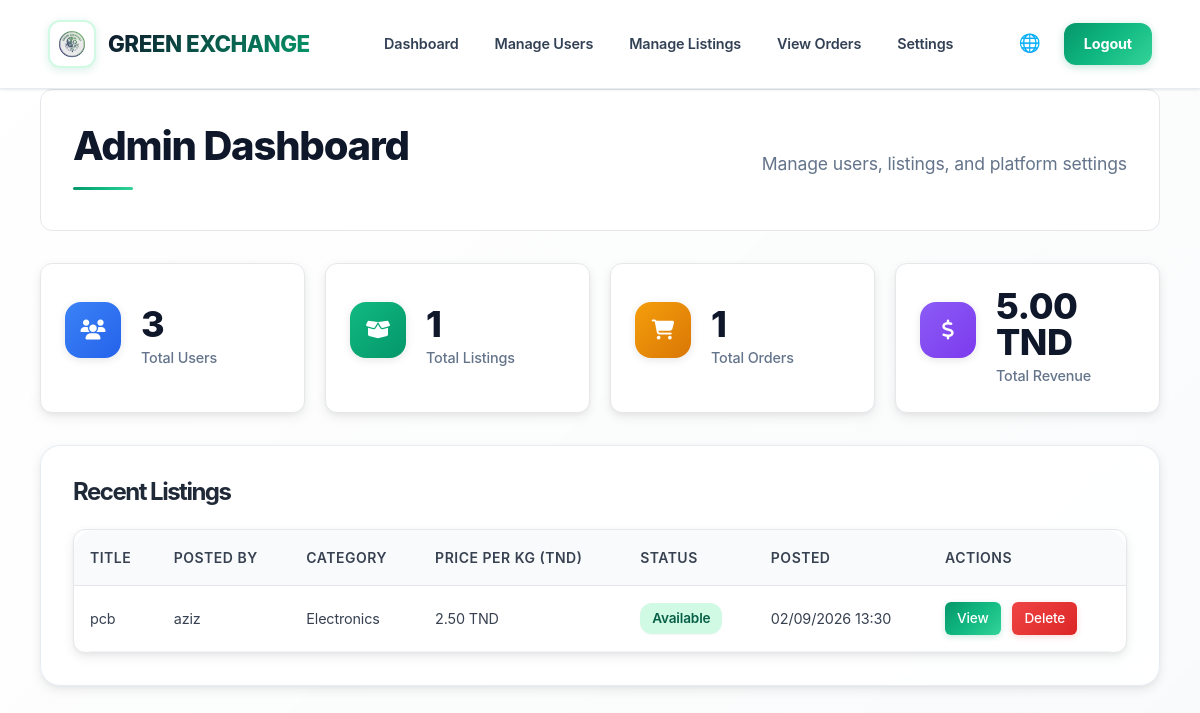
Screenshot of /pages/admin.php (signed in) with the database file from the repository.
### tables this page shows
CREATE TABLE posts (
    id INTEGER PRIMARY KEY AUTOINCREMENT,
    user_id INTEGER NOT NULL,
    title VARCHAR(200) NOT NULL,
    description TEXT,
    category VARCHAR(50) NOT NULL,
    waste_type VARCHAR(100) NOT NULL,
    location VARCHAR(200) NOT NULL,
    address TEXT,
    quantity DECIMAL(10, 2) NOT NULL,
    unit VARCHAR(10) NOT NULL CHECK(unit IN ('kg', 'tonnes')),
    price_per_kg DECIMAL(10, 2) NOT NULL,
    transport_by VARCHAR(10) NOT NULL CHECK(transport_by IN ('buyer', 'seller')),
    status VARCHAR(20) DEFAULT 'available' CHECK(status IN ('available', 'pending', 'sold', 'cancelled')),
    created_at DATETIME DEFAULT CURRENT_TIMESTAMP,
    updated_at DATETIME DEFAULT CURRENT_TIMESTAMP,
    FOREIGN KEY (user_id) REFERENCES users(id) ON DELETE CASCADE
);

CREATE TABLE users (
    id INTEGER PRIMARY KEY AUTOINCREMENT,
    username VARCHAR(50) UNIQUE NOT NULL,
    email VARCHAR(100) UNIQUE NOT NULL,
    password VARCHAR(255) NOT NULL,
    phone VARCHAR(20),
    address TEXT,
    city VARCHAR(100),
    role VARCHAR(10) DEFAULT 'user' CHECK(role IN ('user', 'admin')),
    verified BOOLEAN DEFAULT 0,
    account_fee_paid BOOLEAN DEFAULT 0,
    created_at DATETIME DEFAULT CURRENT_TIMESTAMP
);

### includes/functions.php (called while the page is built, shortened)
<?php
function escape($string) {
    return htmlspecialchars($string, ENT_QUOTES, 'UTF-8');
}
function formatDate($date) {
    $timestamp = strtotime($date);
    return date('d/m/Y H:i', $timestamp);
}
function formatPrice($price) {
    return number_format((float)$price, 2, '.', ' ') . ' TND';
}

### config/languages.php (called while the page is built, shortened)
<?php
function getCurrentLanguage() {
    return DEFAULT_LANGUAGE;
}
function loadTranslations($lang) {
    $translations = [];
    $lang_file = __DIR__ . "/../lang/{$lang}.php";
    if (file_exists($lang_file)) {
        if (isset($translations) && is_array($translations) && count($translations) > 0) {
            return $translations;
        }
    }
    return [];
}
function t($key, $params = []) {
    static $translations = null;
    static $current_lang = null;
    $lang = getCurrentLanguage();
    if ($translations === null || $current_lang !== $lang || empty($translations)) {
        $current_lang = $lang;
        $translations = loadTranslations($current_lang);
    }
    $translation = isset($translations[$key]) ? $translations[$key] : $key;
    return $translation;
}

### pages/admin.php (the view, shortened to what this page needs)
<?php
require_once __DIR__ . '/../includes/functions.php';
require_once __DIR__ . '/../includes/header.php';
$pdo = getDB();
$total_users = $pdo->query("SELECT COUNT(*) FROM users")->fetchColumn();
$total_posts = $pdo->query("SELECT COUNT(*) FROM posts")->fetchColumn();
$total_orders = $pdo->query("SELECT COUNT(*) FROM orders")->fetchColumn();
$total_revenue = $pdo->query("SELECT SUM(buyer_commission + seller_commission) FROM orders WHERE status IN ('confirmed', 'pending_completion', 'completed')")->fetchColumn() ?? 0;
$stmt = $pdo->query("SELECT p.*, u.username FROM posts p JOIN users u ON p.user_id = u.id ORDER BY p.created_at DESC LIMIT 10");
$recent_posts = $stmt->fetchAll();
?>
<div class="container">
    <div class="admin-header">
        <h1 class="page-title">Admin Dashboard</h1>
        <p class="admin-subtitle">Manage users, listings, and platform settings</p>
    </div>
    <div class="admin-stats-grid">
        <div class="admin-stat-card stat-card-primary">
            <div class="stat-icon-wrapper">
                <div class="stat-icon" style="background: linear-gradient(135deg, #3b82f6 0%, #2563eb 100%);">
                    <i class="fa-solid fa-users"></i>
                </div>
            </div>
            <div class="stat-content">
                <h3><?php echo number_format($total_users); ?></h3>
                <p>Total Users</p>
            </div>
        </div>
        <div class="admin-stat-card stat-card-success">
            <div class="stat-icon-wrapper">
                <div class="stat-icon" style="background: linear-gradient(135deg, #10b981 0%, #059669 100%);">
                    <i class="fa-solid fa-box-open"></i>
                </div>
            </div>
            <div class="stat-content">
                <h3><?php echo number_format($total_posts); ?></h3>
                <p>Total Listings</p>
            </div>
        </div>
        <div class="admin-stat-card stat-card-warning">
            <div class="stat-icon-wrapper">
                <div class="stat-icon" style="background: linear-gradient(135deg, #f59e0b 0%, #d97706 100%);">
                    <i class="fa-solid fa-shopping-cart"></i>
                </div>
            </div>
            <div class="stat-content">
                <h3><?php echo number_format($total_orders); ?></h3>
                <p>Total Orders</p>
            </div>
        </div>
        <div class="admin-stat-card stat-card-info">
            <div class="stat-icon-wrapper">
                <div class="stat-icon" style="background: linear-gradient(135deg, #8b5cf6 0%, #7c3aed 100%);">
                    <i class="fa-solid fa-dollar-sign"></i>
                </div>
            </div>
            <div class="stat-content">
                <h3><?php echo formatPrice($total_revenue); ?></h3>
                <p>Total Revenue</p>
            </div>
        </div>
    </div>
    <div class="admin-section">
        <h2 class="section-title">Recent Listings</h2>
        <div class="admin-table-container">
            <table class="admin-table">
                <thead>
                    <tr>
                        <th><?php echo t('title'); ?></th>
                        <th><?php echo t('posted_by'); ?></th>
                        <th><?php echo t('category'); ?></th>
                        <th><?php echo t('price_per_kg'); ?></th>
                        <th><?php echo t('order_status'); ?></th>
                        <th><?php echo t('posted'); ?></th>
                        <th><?php echo t('actions'); ?></th>
                    </tr>
                </thead>
                <tbody>
                    <?php foreach ($recent_posts as $post): ?>
                    <tr>
                        <td><?php echo escape($post['title']); ?></td>
                        <td><?php echo escape($post['username']); ?></td>
                        <td><?php echo t('category_' . $post['category']); ?></td>
                        <td><?php echo formatPrice($post['price_per_kg']); ?></td>
                        <td>
                            <span class="status-badge status-<?php echo $post['status']; ?>">
                                <?php echo t($post['status']); ?>
                            </span>
                        </td>
                        <td><?php echo formatDate($post['created_at']); ?></td>
                        <td>
                            <a href="/pages/listing.php?id=<?php echo $post['id']; ?>" class="btn-small btn-primary">View</a>
                            <a href="#" class="btn-small btn-danger" onclick="confirmDelete(<?php echo $post['id']; ?>, 'Delete this post?', true); return false;">Delete</a>
                        </td>
                    </tr>
                    <?php endforeach; ?>
                </tbody>
            </table>
        </div>
    </div>
</div>
<?php require_once __DIR__ . '/../includes/footer.php'; ?>

### pages/admin.php (style rules this page uses)
body.admin-body { background: #f9fafb; }
.admin-header { margin-bottom: 32px; background: white; padding: 32px; border-radius: 12px; border: 1px solid #e5e7eb; display: flex; justify-content: space-between; align-items: center; flex-wrap: wrap; gap: 20px; }
.admin-header .page-title { margin: 0 0 8px 0; }
.admin-subtitle { color: var(--text-gray); font-size: 1.1rem; margin-top: 8px; }
.admin-stats-grid { display: grid; grid-template-columns: repeat(auto-fit, minmax(250px, 1fr)); gap: 20px; margin-bottom: 32px; }
.admin-stat-card { background: white; border: 1px solid #e5e7eb; border-radius: 12px; padding: 24px; transition: all 0.2s; }
.stat-card-primary::before { color: #3b82f6; }
.stat-card-success::before { color: #10b981; }
.stat-card-warning::before { color: #f59e0b; }
.stat-card-info::before { color: #8b5cf6; }
.stat-icon-wrapper { display: flex; align-items: flex-start; justify-content: space-between; margin-bottom: 16px; }
.stat-icon { width: 48px; height: 48px; border-radius: 10px; display: flex; align-items: center; justify-content: center; }
.stat-icon i { font-size: 20px; color: white; }
.stat-content { flex: 1; }
.stat-content h3 { font-size: 2rem; font-weight: 700; color: #1f2937; margin-bottom: 4px; line-height: 1.2; }
.stat-content p { color: #6b7280; font-size: 0.9rem; font-weight: 500; margin: 0; }
.admin-section { margin-bottom: 48px; }
.admin-section .section-title { font-size: 1.5rem; font-weight: 700; margin-bottom: 4px; color: #1f2937; }
.admin-table-container { background: white; border: 1px solid #e5e7eb; border-radius: 12px; overflow: hidden; }
.admin-table { width: 100%; border-collapse: collapse; }
.admin-table thead { background: #f9fafb; }
.admin-table th { padding: 16px; text-align: left; font-weight: 600; color: #374151; font-size: 0.875rem; border-bottom: 1px solid #e5e7eb; }
.admin-table tbody tr { border-bottom: 1px solid #f3f4f6; transition: background 0.2s; }
.admin-table td { padding: 16px; font-size: 0.9rem; color: #374151; vertical-align: middle; }
.btn-small { padding: 6px 12px; border-radius: 6px; text-decoration: none; font-size: 0.85rem; font-weight: 500; display: inline-block; margin-right: 8px; }
.status-badge { padding: 4px 12px; border-radius: 12px; font-size: 0.85rem; font-weight: 600; }
.status-available { background: #d1fae5; color: #065f46; }
.admin-table td .btn-small { margin-right: 8px; vertical-align: middle; }

### rows the page displays
posts: title "pcb", user.username "aziz", category "Electronics", price_per_kg "2.50 TND", status "Available", created_at "02/09/2026 13:30"

### other values shown
t('dashboard') "Dashboard"
t('manage_users') "Manage Users"
t('manage_listings') "Manage Listings"
t('view_orders') "View Orders"
t('settings') "Settings"
t('logout') "Logout"
$total_users "3"
$total_posts "1"
$total_orders "1"
formatPrice($total_revenue) "5.00 TND"
t('title') "TITLE"
t('posted_by') "POSTED BY"
t('category') "CATEGORY"
t('price_per_kg') "PRICE PER KG (TND)"
t('order_status') "STATUS"
